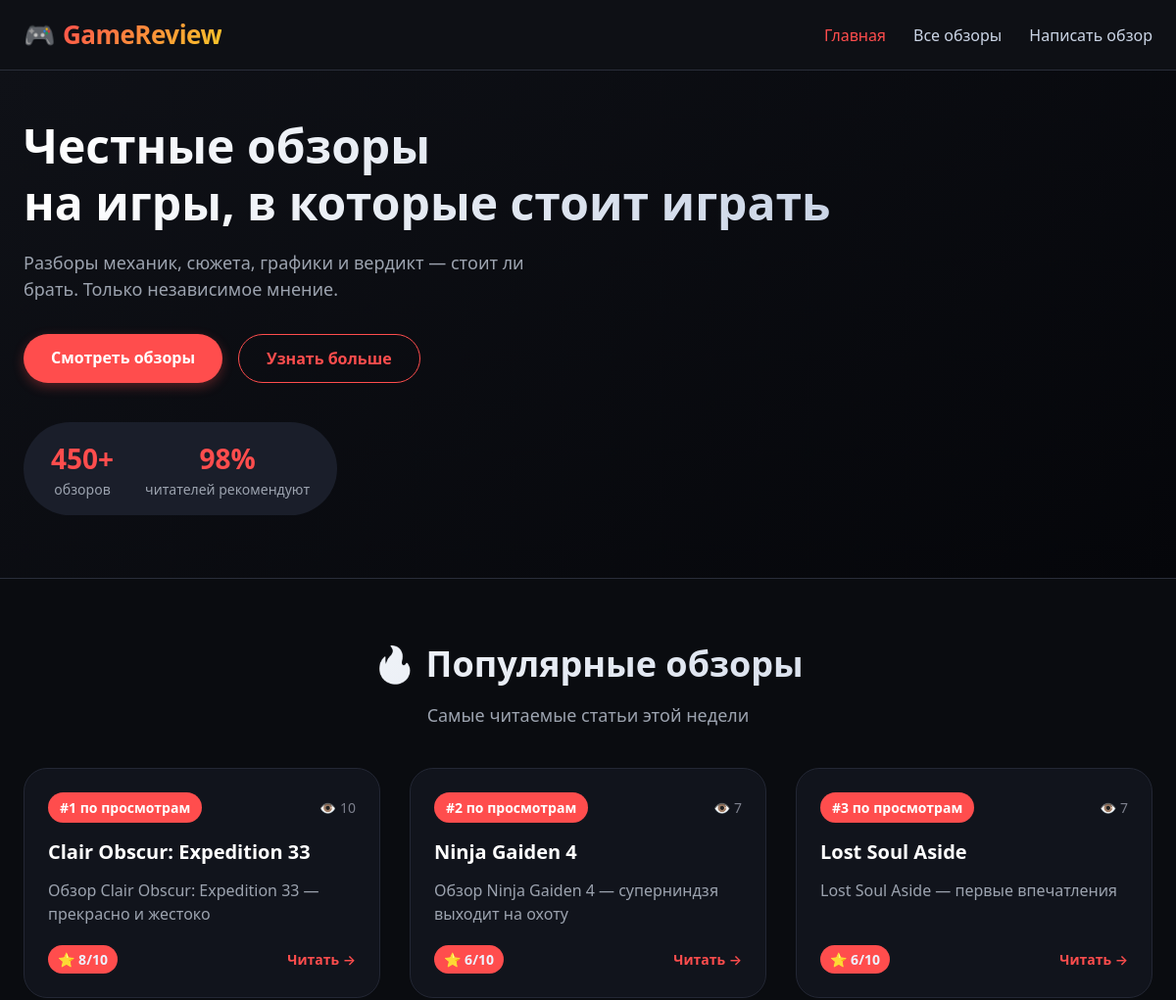
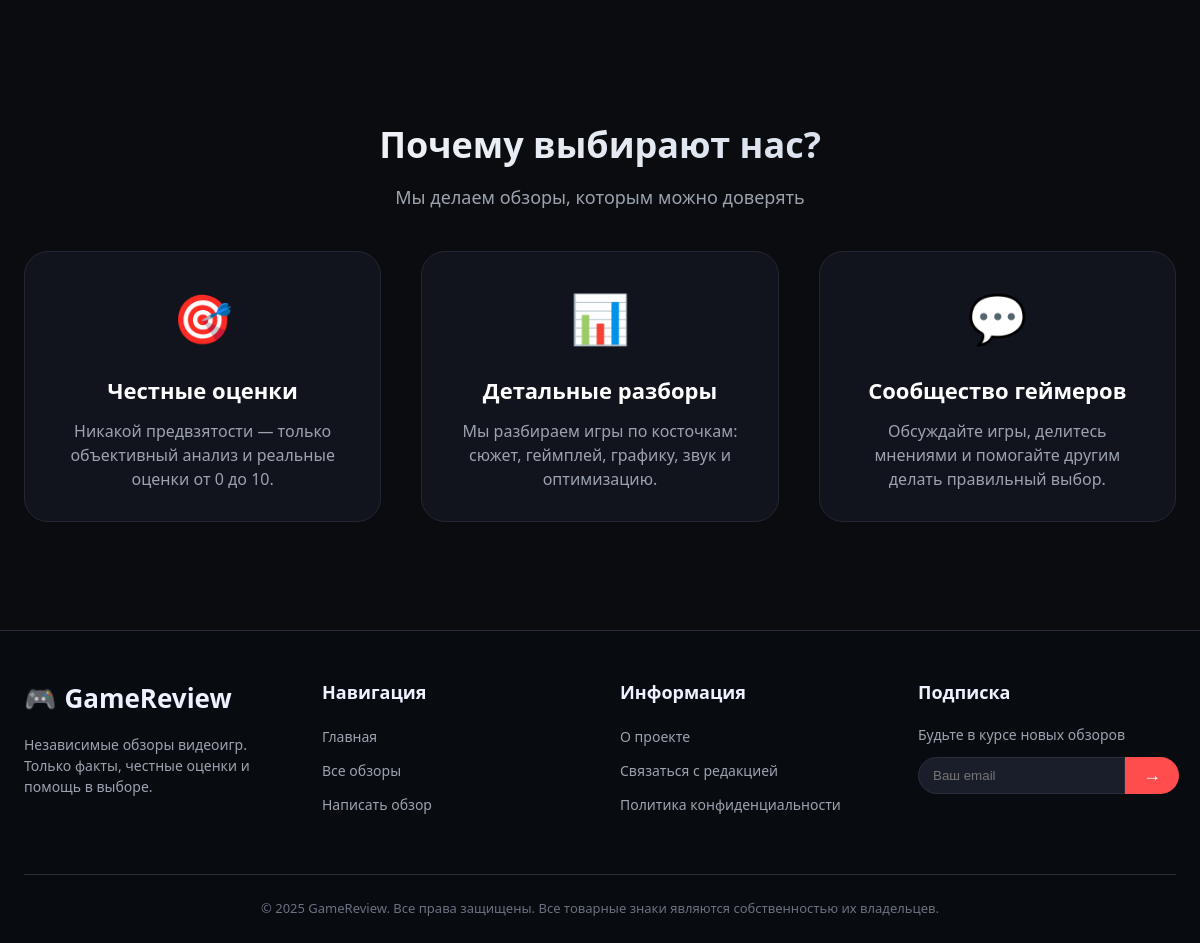
The page /home on the database its author committed (2 pictures, top to bottom).
### app.py (models this page shows, shortened)
class Article(db.Model):
    id = db.Column(db.Integer, primary_key=True)
    title = db.Column(db.String(100), nullable=True)
    intro = db.Column(db.String(300), nullable=True)
    text = db.Column(db.Text, nullable=True)
    date = db.Column(db.DateTime, default=datetime.utcnow)
    score = db.Column(db.Integer, nullable=True)
    views = db.Column(db.Integer, default=0)

### app.py (the view)
@app.route('/')
@app.route('/home')
def index():
    popular_articles = Article.query.order_by(Article.views.desc()).limit(3).all()
    recent_articles = Article.query.order_by(Article.date.desc()).limit(3).all()
    return render_template("index.html", popular_articles=popular_articles, recent_articles=recent_articles)

### templates/index.html (shortened to what this page needs)
<!DOCTYPE html>
<html lang="ru">
<head>
    <link rel="stylesheet" href="{{ url_for('static', filename='css/main.css') }}">
</head>
<body>
<header class="header">
    <div class="container">
        <div class="header-content">
            <div class="logo">
                <a href="/">
                    🎮 <span>GameReview</span>
                </a>
            </div>
            <nav class="nav">
                <a href="/" class="active">Главная</a>
                <a href="/posts">Все обзоры</a>
                <a href="/create-article">Написать обзор</a>
            </nav>
        </div>
    </div>
</header>
<main>
    <section class="hero">
        <div class="container hero-container">
            <div class="hero-text">
                <h1>Честные обзоры<br>на игры, в которые стоит играть</h1>
                <p>Разборы механик, сюжета, графики и вердикт — стоит ли брать. Только независимое мнение.</p>
                <div class="hero-buttons">
                    <a href="/posts" class="btn btn-primary">Смотреть обзоры</a>
                    <a href="#about" class="btn btn-outline">Узнать больше</a>
                </div>
            </div>
            <div class="hero-stats">
                <div class="stat"><span>450+</span> обзоров</div>
                <div class="stat"><span>98%</span> читателей рекомендуют</div>
            </div>
        </div>
    </section>
    {% if popular_articles %}
    <section class="popular-articles">
        <div class="container">
            <div class="section-header">
                <h2>🔥 Популярные обзоры</h2>
                <p>Самые читаемые статьи этой недели</p>
            </div>
            <div class="popular-grid">
                {% for article in popular_articles %}
                <div class="popular-card">
                    <div class="popular-card-header">
                        <span class="popular-rank">#{{ loop.index }} по просмотрам</span>
                        <span class="popular-views">👁️ {{ article.views if article.views else 0 }}</span>
                    </div>
                    <h3><a href="/posts/{{ article.id }}">{{ article.title }}</a></h3>
                    <p>{{ article.intro[:100] }}{% if article.intro|length > 100 %}...{% endif %}</p>
                    <div class="popular-card-footer">
                        {% if article.score %}
                        <span class="popular-score">⭐ {{ article.score }}/10</span>
                        {% endif %}
                        <a href="/posts/{{ article.id }}" class="read-more-small">Читать →</a>
                    </div>
                </div>
                {% endfor %}
            </div>
        </div>
    </section>
    {% endif %}
    <section class="features-section">
        <div class="container">
            <div class="section-header">
                <h2>Почему выбирают нас?</h2>
                <p>Мы делаем обзоры, которым можно доверять</p>
            </div>
            <div class="features-grid">
                <div class="feature-card">
                    <div class="feature-icon">🎯</div>
                    <h3>Честные оценки</h3>
                    <p>Никакой предвзятости — только объективный анализ и реальные оценки от 0 до 10.</p>
                </div>
                <div class="feature-card">
                    <div class="feature-icon">📊</div>
                    <h3>Детальные разборы</h3>
                    <p>Мы разбираем игры по косточкам: сюжет, геймплей, графику, звук и оптимизацию.</p>
                </div>
                <div class="feature-card">
                    <div class="feature-icon">💬</div>
                    <h3>Сообщество геймеров</h3>
                    <p>Обсуждайте игры, делитесь мнениями и помогайте другим делать правильный выбор.</p>
                </div>
            </div>
        </div>
    </section>
</main>
<footer class="footer">
    <div class="container">
        <div class="footer-grid">
            <div class="footer-col">
                <div class="footer-logo">
                    <a href="/">
                        🎮 <span>GameReview</span>
                    </a>
                </div>
                <p>Независимые обзоры видеоигр. Только факты, честные оценки и помощь в выборе.</p>
            </div>
            <div class="footer-col">
                <h4>Навигация</h4>
                <ul>
                    <li><a href="/">Главная</a></li>
                    <li><a href="/posts">Все обзоры</a></li>
                    <li><a href="/create-article">Написать обзор</a></li>
                </ul>
            </div>
            <div class="footer-col">
                <h4>Информация</h4>
                <ul>
                    <li><a href="#">О проекте</a></li>
                    <li><a href="#">Связаться с редакцией</a></li>
                    <li><a href="#">Политика конфиденциальности</a></li>
                </ul>
            </div>
            <div class="footer-col">
                <h4>Подписка</h4>
                <p>Будьте в курсе новых обзоров</p>
                <form class="subscribe-form">
                    <input type="email" placeholder="Ваш email" required>
                    <button type="submit">→</button>
                </form>
            </div>
        </div>
        <div class="footer-bottom">
            <p>© 2025 GameReview. Все права защищены. Все товарные знаки являются собственностью их владельцев.</p>
        </div>
    </div>
</footer>
</body>
</html>

### static/css/main.css (style rules this page uses)
* { margin: 0; padding: 0; box-sizing: border-box; }
body { font-family: 'Segoe UI', 'Poppins', system-ui, -apple-system, 'Roboto', sans-serif; background-color: #0a0c10; color: #eef2ff; line-height: 1.5; }
.container { max-width: 1280px; margin: 0 auto; padding: 0 24px; }
.header { background-color: rgba(15, 17, 23, 0.95); border-bottom: 1px solid #2a2e3a; position: sticky; top: 0; z-index: 100; backdrop-filter: blur(8px); }
.header-content { display: flex; align-items: center; justify-content: space-between; flex-wrap: wrap; gap: 20px; padding: 16px 0; }
.logo { display: flex; align-items: center; gap: 8px; font-size: 26px; font-weight: 800; letter-spacing: -0.5px; }
.logo a { text-decoration: none; display: flex; align-items: center; gap: 8px; color: inherit; }
.logo span { background: linear-gradient(135deg, #ff4d4d, #f9cb28); -webkit-background-clip: text; background-clip: text; color: transparent; }
.nav { display: flex; gap: 28px; font-weight: 500; }
.nav a { color: #cbd5e6; text-decoration: none; transition: 0.2s; font-size: 16px; }
.nav a:hover, .nav a.active { color: #ff4d4d; }
.hero { background: linear-gradient(145deg, #0f1117 0%, #05060a 100%); padding: 48px 0 64px; border-bottom: 1px solid #2a2e3a; }
.hero-container { display: flex; justify-content: space-between; align-items: center; flex-wrap: wrap; gap: 40px; }
.hero-text h1 { font-size: 48px; line-height: 1.2; margin-bottom: 20px; background: linear-gradient(to right, #fff, #cbd5e6); -webkit-background-clip: text; background-clip: text; color: transparent; }
.hero-text p { font-size: 18px; color: #9ca3af; max-width: 550px; margin-bottom: 32px; }
.hero-buttons { display: flex; gap: 16px; flex-wrap: wrap; }
.btn { padding: 12px 28px; font-weight: 600; border-radius: 40px; text-decoration: none; transition: 0.2s; display: inline-block; cursor: pointer; border: none; }
.btn-primary { background: #ff4d4d; color: white; box-shadow: 0 4px 12px rgba(255, 77, 77, 0.3); }
.btn-outline { border: 1px solid #ff4d4d; color: #ff4d4d; background: transparent; }
.hero-stats { display: flex; gap: 32px; background: #1a1e2a; padding: 16px 28px; border-radius: 60px; flex-wrap: wrap; justify-content: center; }
.stat { font-size: 14px; color: #9ca3af; text-align: center; }
.stat span { font-size: 28px; font-weight: 800; display: block; color: #ff4d4d; }
.features-section { padding: 60px 0; background: #0a0c10; }
.section-header { text-align: center; margin-bottom: 40px; }
.section-header h2 { font-size: 36px; margin-bottom: 12px; background: linear-gradient(135deg, #fff, #cbd5e6); -webkit-background-clip: text; background-clip: text; color: transparent; }
.section-header p { color: #9ca3af; font-size: 18px; }
.features-grid { display: grid; grid-template-columns: repeat(3, 1fr); gap: 40px; }
.feature-card { text-align: center; padding: 30px; background: #11141c; border-radius: 24px; border: 1px solid #232734; transition: 0.3s; }
.feature-icon { font-size: 48px; margin-bottom: 20px; }
.feature-card h3 { font-size: 22px; margin-bottom: 12px; color: #fff; }
.feature-card p { color: #9ca3af; line-height: 1.5; }
.footer { background-color: #080b10; border-top: 1px solid #2a2e3a; padding: 48px 0 24px; margin-top: 48px; }
.footer-grid { display: grid; grid-template-columns: repeat(auto-fit, minmax(200px, 1fr)); gap: 40px; margin-bottom: 48px; }
.footer-logo { font-size: 26px; font-weight: 800; margin-bottom: 16px; }
.footer-logo a { text-decoration: none; display: flex; align-items: center; gap: 8px; color: inherit; }
.footer-col p { color: #9ca3af; font-size: 14px; margin: 12px 0; }
.footer-col h4 { margin-bottom: 18px; font-size: 18px; color: #eef2ff; }
.footer-col ul { list-style: none; }
.footer-col ul li { margin-bottom: 10px; }
.footer-col ul li a { color: #9ca3af; text-decoration: none; font-size: 14px; transition: 0.2s; }
.subscribe-form { display: flex; margin-top: 12px; }
.subscribe-form input { flex: 1; background: #1a1e2a; border: 1px solid #2a2e3a; padding: 10px 14px; border-radius: 40px 0 0 40px; color: white; outline: none; }
.subscribe-form button { background: #ff4d4d; border: none; padding: 0 18px; border-radius: 0 40px 40px 0; color: white; font-weight: bold; font-size: 18px; cursor: pointer; }
.footer-bottom { text-align: center; padding-top: 24px; border-top: 1px solid #2a2e3a; font-size: 13px; color: #6b7280; }

### rows shown on the page
Article: views "10", title "Clair Obscur: Expedition 33", intro "Обзор Clair Obscur: Expedition 33 — прекрасно и жестоко", score "8"
Article: views "7", title "Ninja Gaiden 4", intro "Обзор Ninja Gaiden 4 — суперниндзя выходит на охоту", score "6"
Article: views "7", title "Lost Soul Aside", intro "Lost Soul Aside — первые впечатления", score "6"
